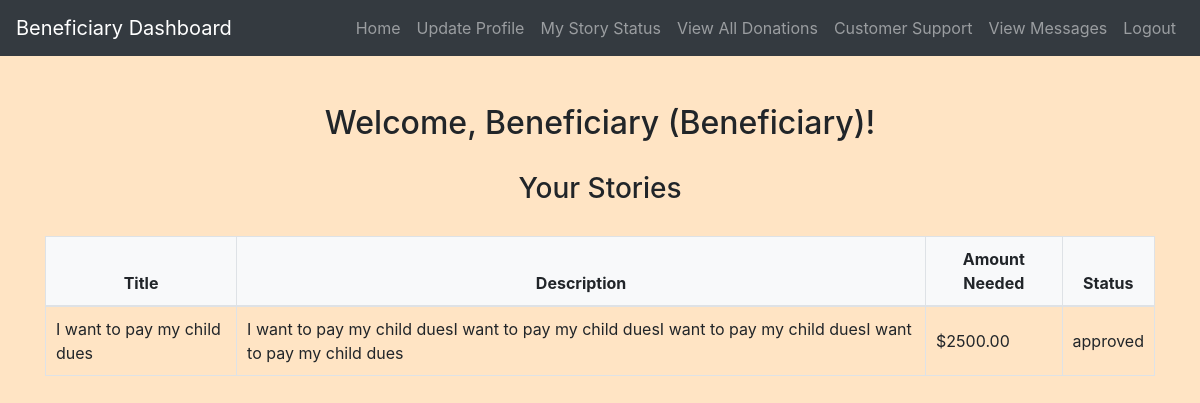
The page /Beneficiary/story_status.php (signed in) on the database its author committed.
### tables this page shows
CREATE TABLE `stories` (
  `story_id` int(11) NOT NULL,
  `category_id` int(11) DEFAULT NULL,
  `beneficiary_id` int(11) DEFAULT NULL,
  `beneficiary_name` varchar(255) DEFAULT NULL,
  `title` varchar(255) NOT NULL,
  `description` text NOT NULL,
  `amount_needed` decimal(10,2) NOT NULL,
  `profile_picture` varchar(255) DEFAULT NULL,
  `status` varchar(50) NOT NULL,
  `created_at` timestamp NOT NULL DEFAULT current_timestamp()
);

### Beneficiary/story_status.php (the view, shortened to what this page needs)
<?php
include('config.php');
$user_id = $_SESSION['user_id'];
$stories_sql = "SELECT * FROM stories WHERE beneficiary_id = ?";
$stmt = mysqli_prepare($conn, $stories_sql);
mysqli_stmt_bind_param($stmt, "i", $user_id);
mysqli_stmt_execute($stmt);
$stories_result = mysqli_stmt_get_result($stmt);
?>
<!DOCTYPE html>
<html>
<head>
    <link rel="stylesheet" href="https://maxcdn.bootstrapcdn.com/bootstrap/4.5.2/css/bootstrap.min.css">
    <link rel="stylesheet" href="../css/style.css">
</head>
<body>
    <?php include('navbar.php'); ?>
    <div class="container mt-5">
        <h2>Welcome, <?php echo $_SESSION['username']; ?> (Beneficiary)!</h2>
        <h3>Your Stories</h3>
        <?php if (mysqli_num_rows($stories_result) > 0) { ?>
            <table class="table">
                <thead>
                    <tr>
                        <th>Title</th>
                        <th>Description</th>
                        <th>Amount Needed</th>
                        <th>Status</th>
                    </tr>
                </thead>
                <tbody>
                    <?php while ($row = mysqli_fetch_assoc($stories_result)) { ?>
                        <tr>
                            <td><?php echo $row['title']; ?></td>
                            <td><?php echo $row['description']; ?></td>
                            <td>$<?php echo $row['amount_needed']; ?></td>
                            <td><?php echo $row['status']; ?></td>
                        </tr>
                    <?php } ?>
                </tbody>
            </table>
        <?php } else { ?>
            <p>No stories found.</p>
        <?php } ?>
    </div>
</body>
</html>

### css/style.css (style rules this page uses)
body { background-color: bisque; }
h1, h2, h3, h4 { text-align: center; margin-top: 30px; margin-bottom: 30px; }
.table { width: 100%; border-collapse: collapse; margin-top: 20px; }
.table th, .table td { padding: 10px; border: 1px solid #dee2e6; }
.table thead th { background-color: #f8f9fa; font-weight: bold; text-align: center; }
.table tbody td { vertical-align: middle; }

### rows shown on the page
stories: title "I want to pay my child dues", description "I want to pay my child duesI want to pay my child duesI want to pay my child duesI want to pay my child dues", amount_needed "2500.00", status "approved"

### other values the page prints
$_SESSION['username'] "Beneficiary"
